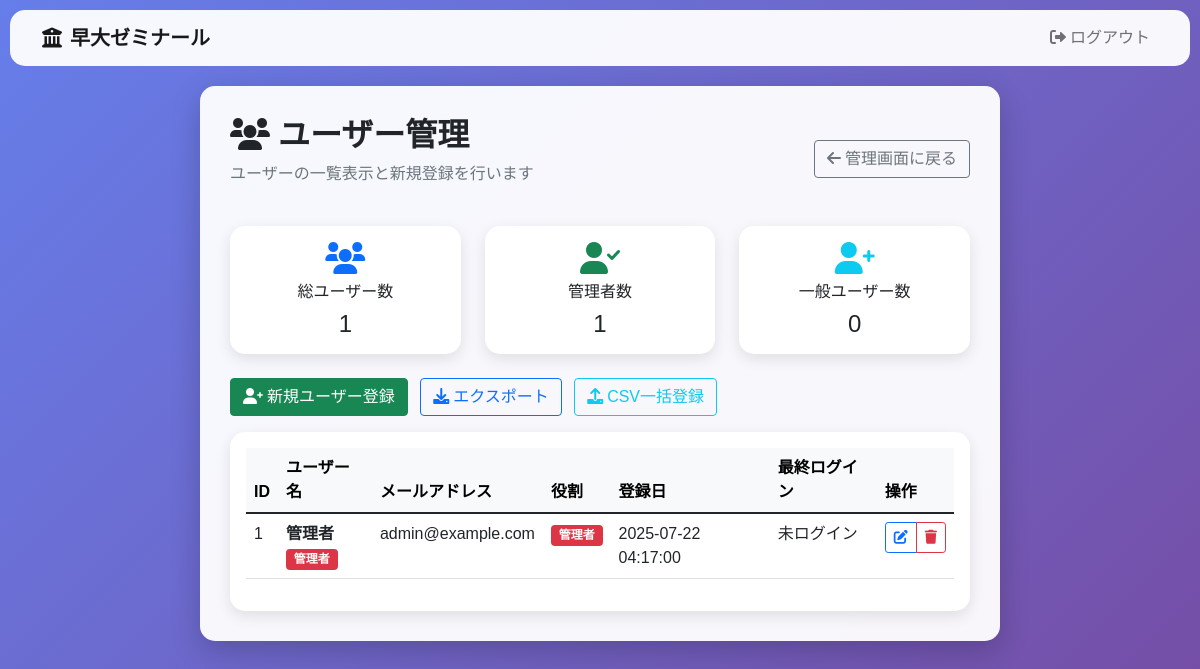
Page /admin/users (signed in) on the committed database.
### tables this page shows
CREATE TABLE users (
            id INTEGER PRIMARY KEY AUTOINCREMENT,
            student_number TEXT UNIQUE NOT NULL,
            username TEXT NOT NULL,
            email TEXT,
            password_hash TEXT NOT NULL,
            is_admin BOOLEAN DEFAULT FALSE,
            is_active BOOLEAN DEFAULT TRUE,
            created_at TIMESTAMP DEFAULT CURRENT_TIMESTAMP
        , last_login TIMESTAMP, full_name TEXT);

### routes/admin.py (the view)
@admin_bp.route('/admin/users')
@login_required
def admin_users():
    try:
        with get_db_connection() as conn:
            with get_db_cursor(conn) as cur:
                cur.execute('''
                    SELECT id, username, email, is_admin, full_name, created_at, last_login
                    FROM users
                    ORDER BY created_at DESC
                ''')
                users_data = cur.fetchall()
                users = []
                for user_data in users_data:
                    users.append({
                        'id': user_data[0],
                        'username': user_data[1],
                        'email': user_data[2],
                        'role': 'admin' if user_data[3] else 'user',
                        'full_name': user_data[4],
                        'created_at': user_data[5],
                        'last_login': user_data[6]
                    })
                return render_template('admin_users.html', users=users)
    except Exception as e:
        current_app.logger.error(f"ユーザー管理画面エラー: {e}")
        flash('ユーザー管理画面の読み込みに失敗しました', 'error')
        return redirect(url_for('admin.admin'))

### app.py (called while the page is built)
@app.context_processor
def inject_csrf_token():
    return dict(csrf_token=lambda: '')

@login_manager.user_loader
def load_user(user_id):
    try:
        with get_db_connection() as conn:
            with get_db_cursor(conn) as cur:
                cur.execute("SELECT id, username, password_hash, full_name, is_admin FROM users WHERE id = ?", (user_id,))
                user = cur.fetchone()
                if user:
                    return User(*user)
    except Exception as e:
        app.logger.error(f"ユーザー読み込みエラー: {e}")
    return None

@app.context_processor
def inject_timestamp():
    return {'timestamp': int(time.time())}

### utils/db.py (called while the page is built, shortened)
@contextmanager
def get_db_connection():
    db_type = os.getenv('DB_TYPE', 'sqlite')
    if db_type == 'sqlite':
        db_path = os.getenv('DB_PATH', 'flashcards.db')
        conn = None
        try:
            conn = sqlite3.connect(db_path)
            conn.row_factory = sqlite3.Row  # 辞書形式でアクセス可能にする
            yield conn
        finally:
            if conn:
                conn.close()

@contextmanager
def get_db_cursor(conn, cursor_factory=None):
    db_type = os.getenv('DB_TYPE', 'sqlite')
    if db_type == 'sqlite':
        cursor = conn.cursor()
        try:
            yield cursor
        finally:
            cursor.close()

### templates/admin_users.html (shortened to what this page needs)
{% extends "base.html" %}
{% block content %}
<div class="mb-4">
    <div class="d-flex justify-content-between align-items-center">
        <div>
            <h2 class="fw-bold">
                <i class="fas fa-users me-2"></i>ユーザー管理
            </h2>
            <p class="text-muted">ユーザーの一覧表示と新規登録を行います</p>
        </div>
        <div>
            <a href="{{ url_for('admin.admin') }}" class="btn btn-outline-secondary">
                <i class="fas fa-arrow-left me-1"></i>管理画面に戻る
            </a>
        </div>
    </div>
</div>
<div class="row g-4 mb-4">
    <div class="col-md-4">
        <div class="card text-center">
            <div class="card-body">
                <i class="fas fa-users fa-2x text-primary mb-2"></i>
                <h6 class="card-title">総ユーザー数</h6>
                <p class="card-text h4">{{ users|length }}</p>
            </div>
        </div>
    </div>
    <div class="col-md-4">
        <div class="card text-center">
            <div class="card-body">
                <i class="fas fa-user-check fa-2x text-success mb-2"></i>
                <h6 class="card-title">管理者数</h6>
                <p class="card-text h4">{{ users|selectattr('role', 'equalto', 'admin')|list|length }}</p>
            </div>
        </div>
    </div>
    <div class="col-md-4">
        <div class="card text-center">
            <div class="card-body">
                <i class="fas fa-user-plus fa-2x text-info mb-2"></i>
                <h6 class="card-title">一般ユーザー数</h6>
                <p class="card-text h4">{{ users|selectattr('role', 'equalto', 'user')|list|length }}</p>
            </div>
        </div>
    </div>
</div>
<div class="mb-3">
    <button class="btn btn-success me-2" onclick="showAddUserModal()">
        <i class="fas fa-user-plus me-1"></i>新規ユーザー登録
    </button>
    <button class="btn btn-outline-primary me-2" onclick="exportUsers()">
        <i class="fas fa-download me-1"></i>エクスポート
    </button>
    <button class="btn btn-outline-info me-2" onclick="showCsvUserUploadModal()">
        <i class="fas fa-upload me-1"></i>CSV一括登録
    </button>
</div>
<div class="card">
    <div class="card-body">
        <div class="table-responsive">
            <table class="table table-hover">
                <thead class="table-light">
                    <tr>
                        <th>ID</th>
                        <th>ユーザー名</th>
                        <th>メールアドレス</th>
                        <th>役割</th>
                        <th>登録日</th>
                        <th>最終ログイン</th>
                        <th>操作</th>
                    </tr>
                </thead>
                <tbody>
                    {% for user in users %}
                    <tr>
                        <td>{{ user.id }}</td>
                        <td>
                            <div class="fw-bold">{{ user.username }}</div>
                            {% if user.role == 'admin' %}
                                <span class="badge bg-danger">管理者</span>
                            {% endif %}
                        </td>
                        <td>{{ user.email or '未設定' }}</td>
                        <td>
                            {% if user.role == 'admin' %}
                                <span class="badge bg-danger">管理者</span>
                            {% else %}
                                <span class="badge bg-primary">一般ユーザー</span>
                            {% endif %}
                        </td>
                        <td>{{ user.created_at or '不明' }}</td>
                        <td>{{ user.last_login or '未ログイン' }}</td>
                        <td>
                            <div class="btn-group btn-group-sm" role="group">
                                <button class="btn btn-outline-primary" onclick="editUser({{ user.id }})" title="編集">
                                    <i class="fas fa-edit"></i>
                                </button>
                                <button class="btn btn-outline-danger" onclick="deleteUser({{ user.id }})" title="削除">
                                    <i class="fas fa-trash"></i>
                                </button>
                            </div>
                        </td>
                    </tr>
                    {% endfor %}
                </tbody>
            </table>
        </div>
    </div>
</div>
{% endblock %}

### templates/base.html (shortened to what this page needs)
<!DOCTYPE html>
<html lang="ja">
<head>
    <link href="https://cdn.jsdelivr.net/npm/bootstrap@5.1.3/dist/css/bootstrap.min.css" rel="stylesheet">
    <link href="https://cdnjs.cloudflare.com/ajax/libs/font-awesome/6.0.0/css/all.min.css" rel="stylesheet">
</head>
<body>
    <nav class="navbar navbar-expand-lg navbar-light">
        <div class="container">
            <a class="navbar-brand fw-bold" href="{{ url_for('home') }}">
                <i class="fas fa-university me-2"></i>早大ゼミナール
            </a>
            <div class="collapse navbar-collapse" id="navbarNav">
                <ul class="navbar-nav ms-auto">
                    {% if current_user.is_authenticated %}
                        <li class="nav-item">
                            <a class="nav-link" href="{{ url_for('auth.logout') }}">
                                <i class="fas fa-sign-out-alt me-1"></i>ログアウト
                            </a>
                        </li>
                    {% endif %}
                </ul>
            </div>
        </div>
    </nav>
    <div class="container">
        <div class="main-container">
            {% block content %}{% endblock %}
        </div>
    </div>
</body>
</html>

### templates/base.html (style rules this page uses)
body { background: linear-gradient(135deg, #667eea 0%, #764ba2 100%); min-height: 100vh; font-family: 'Hiragino Kaku Gothic ProN', 'Yu Gothic', sans-serif; }
.main-container { background: rgba(255, 255, 255, 0.95); border-radius: 15px; box-shadow: 0 10px 30px rgba(0, 0, 0, 0.2); margin: 20px auto; padding: 30px; max-width: 800px; }
.card { border: none; border-radius: 15px; box-shadow: 0 5px 15px rgba(0, 0, 0, 0.1); transition: all 0.3s ease; }
.navbar { background: rgba(255, 255, 255, 0.95) !important; backdrop-filter: blur(10px); border-radius: 15px; margin: 10px; }

### rows in the picture
users: id "1", username "管理者", email "admin@example.com", created_at "2025-07-22 04:17:00", last_login "未ログイン"

### other values in the picture
{{ users|length }} "1"
{{ users|selectattr('role', 'equalto', 'admin')|list|length }} "1"
{{ users|selectattr('role', 'equalto', 'user')|list|length }} "0"
